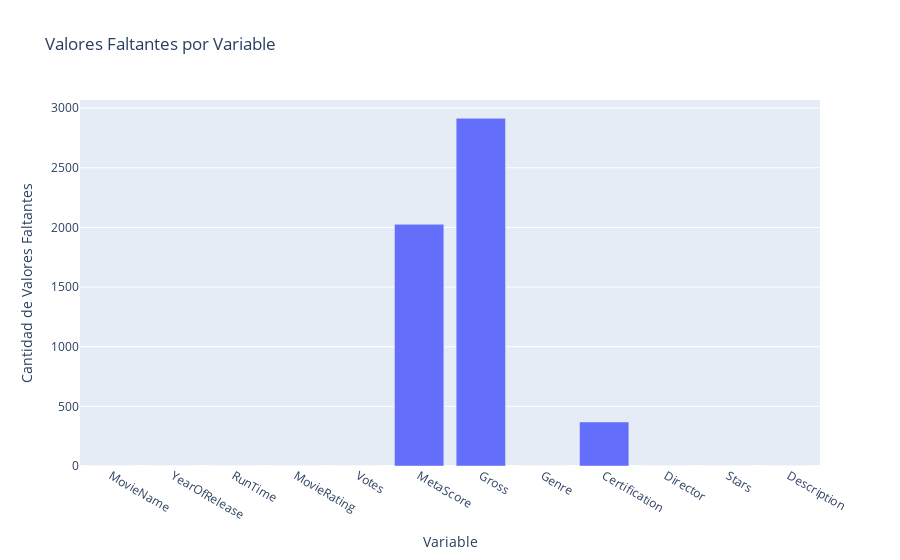

Write notebook code for a chart like this one.
### Code cell
missing_values = df.isnull().sum()
fig_missing = px.bar(
    x=missing_values.index, 
    y=missing_values.values, 
    labels={'y':'Cantidad de Valores Faltantes', 'x':'Variable'},
    title='Valores Faltantes por Variable'
)
fig_missing.show()

### Figure 1 — Plotly figure (JSON) as saved in the notebook; plotly's stock layout.template omitted (floating-point values rounded to 4 significant figures)
{"data": [{"alignmentgroup": "True", "hovertemplate": "Variable=%{x}<br>Cantidad de Valores Faltantes=%{y}<extra></extra>", "legendgroup": "", "marker": {"color": "#636efa", "pattern": {"shape": ""}}, "name": "", "offsetgroup": "", "orientation": "v", "showlegend": false, "textposition": "auto", "type": "bar", "x": ["MovieName", "YearOfRelease", "RunTime", "MovieRating", "Votes", "MetaScore", "Gross", "Genre", "Certification", "Director", "Stars", "Description"], "xaxis": "x", "y": [0, 0, 0, 0, 0, 2026, 2915, 0, 369, 0, 0, 0], "yaxis": "y"}], "layout": {"barmode": "relative", "legend": {"tracegroupgap": 0}, "title": {"text": "Valores Faltantes por Variable"}, "xaxis": {"anchor": "y", "domain": [0, 1], "title": {"text": "Variable"}}, "yaxis": {"anchor": "x", "domain": [0, 1], "title": {"text": "Cantidad de Valores Faltantes"}}}}
